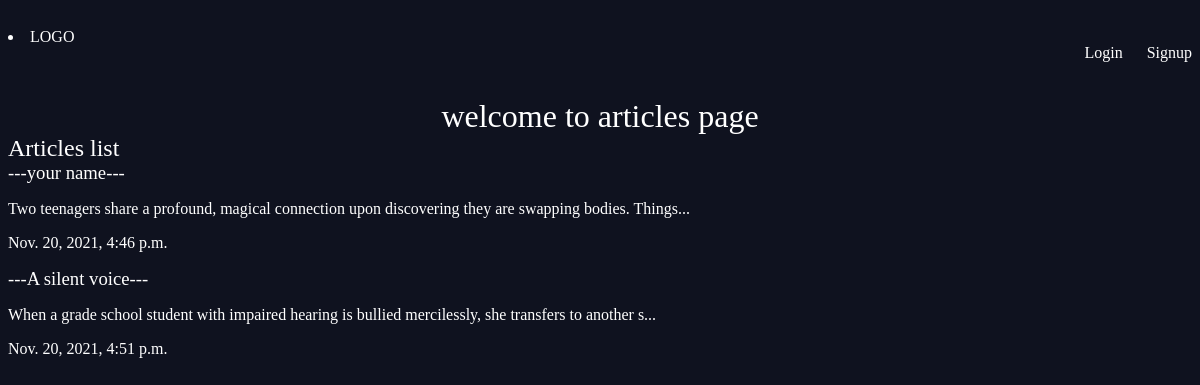
The app's page /articles/ with its own data.
### articles/models.py (models this page shows, shortened)
class Articles(models.Model):
    title = models.CharField(max_length=100)
    slug = models.SlugField()
    body = models.TextField()
    date = models.DateTimeField(auto_now_add=True)
    thumb = models.ImageField(default='default.png', blank=True)
    author = models.ForeignKey(User,default=None, on_delete=CASCADE)
    def snippet(self):
        return self.body[0:100]+"..."

### articles/views.py (the view)
# urls.py: path('',views.articles_list, name="list"),
def articles_list(request):
    articles = Articles.objects.all().order_by('date')
    return render(request,'articles_list.html', {'articles':articles})

### articles/templates/articles_list.html (shortened to what this page needs)
{% extends 'base_layout.html' %}
{% block main_content %}
    <h1>welcome to articles page</h1>
    <h2>Articles list</h2>
    {% for article in articles %}
        <div class="articles">
            <h3><a href="{% url 'articles:detail' article.slug %}"> ---{{article.title}}--- </a></h3>
            <p>{{article.snippet}}</p>
            <p>{{article.date}}</p>
        </div>
    {% endfor %}
{% endblock %}

### assets/styles.css (style rules this page uses)
body { background-color: #0f121f; background-repeat: repeat-x; color: #fff; }
body * { font-family: Ubuntu; }
h1, h2, h3, h4, h5, h6 { font-weight: normal; margin: 0; }
a, a:hover, a:visited { color: #fff; text-decoration: none; }
div.wrapper > h1 { text-align: center; }

### records on screen
Articles: title "your name", snippet "Two teenagers share a profound, magical connection upon discovering they are swapping bodies. Things...", date "Nov. 20, 2021, 4:46 p.m."
Articles: title "A silent voice", snippet "When a grade school student with impaired hearing is bullied mercilessly, she transfers to another s...", date "Nov. 20, 2021, 4:51 p.m."
